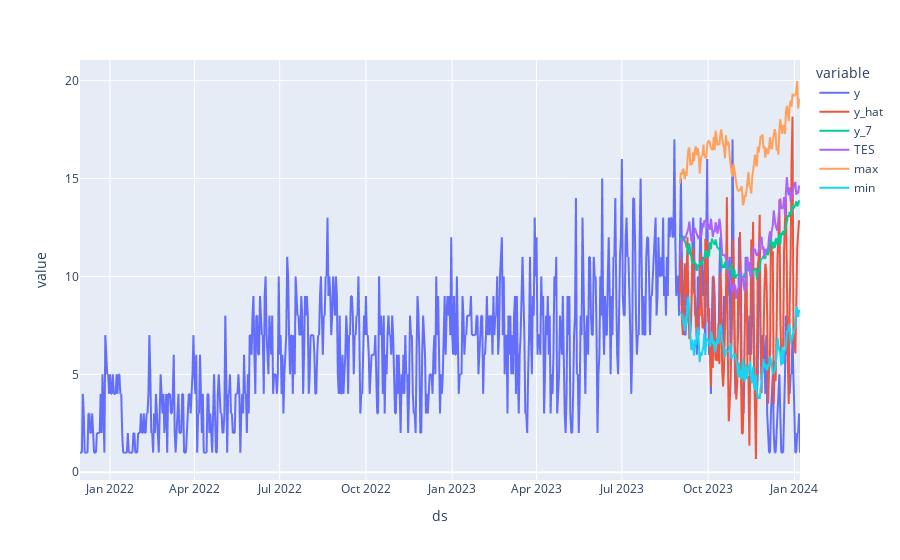

This figure's notebook cell:
### Code cell
px.line(plot_df)

### Figure 1 — Plotly figure (JSON) as saved in the notebook; plotly's stock layout.template omitted (floating-point values rounded to 4 significant figures; data arrays with more than 128 entries replaced by an {"elided": "..."} marker saying what was removed)
{"data": [{"hovertemplate": "variable=y<br>ds=%{x}<br>value=%{y}<extra></extra>", "legendgroup": "y", "line": {"color": "#636efa", "dash": "solid"}, "marker": {"symbol": "circle"}, "mode": "lines", "name": "y", "showlegend": true, "type": "scattergl", "x": {"elided": "767 str values"}, "xaxis": "x", "y": {"elided": "767 int values"}, "yaxis": "y"}, {"hovertemplate": "variable=y_hat<br>ds=%{x}<br>value=%{y}<extra></extra>", "legendgroup": "y_hat", "line": {"color": "#EF553B", "dash": "solid"}, "marker": {"symbol": "circle"}, "mode": "lines", "name": "y_hat", "showlegend": true, "type": "scattergl", "x": {"elided": "767 str values"}, "xaxis": "x", "y": {"elided": "767 float values"}, "yaxis": "y"}, {"hovertemplate": "variable=y_7<br>ds=%{x}<br>value=%{y}<extra></extra>", "legendgroup": "y_7", "line": {"color": "#00cc96", "dash": "solid"}, "marker": {"symbol": "circle"}, "mode": "lines", "name": "y_7", "showlegend": true, "type": "scattergl", "x": {"elided": "767 str values"}, "xaxis": "x", "y": {"elided": "767 float values"}, "yaxis": "y"}, {"hovertemplate": "variable=TES<br>ds=%{x}<br>value=%{y}<extra></extra>", "legendgroup": "TES", "line": {"color": "#ab63fa", "dash": "solid"}, "marker": {"symbol": "circle"}, "mode": "lines", "name": "TES", "showlegend": true, "type": "scattergl", "x": {"elided": "767 str values"}, "xaxis": "x", "y": {"elided": "767 float values"}, "yaxis": "y"}, {"hovertemplate": "variable=max<br>ds=%{x}<br>value=%{y}<extra></extra>", "legendgroup": "max", "line": {"color": "#FFA15A", "dash": "solid"}, "marker": {"symbol": "circle"}, "mode": "lines", "name": "max", "showlegend": true, "type": "scattergl", "x": {"elided": "767 str values"}, "xaxis": "x", "y": {"elided": "767 float values"}, "yaxis": "y"}, {"hovertemplate": "variable=min<br>ds=%{x}<br>value=%{y}<extra></extra>", "legendgroup": "min", "line": {"color": "#19d3f3", "dash": "solid"}, "marker": {"symbol": "circle"}, "mode": "lines", "name": "min", "showlegend": true, "type": "scattergl", "x": {"elided": "767 str values"}, "xaxis": "x", "y": {"elided": "767 float values"}, "yaxis": "y"}], "layout": {"legend": {"title": {"text": "variable"}, "tracegroupgap": 0}, "margin": {"t": 60}, "xaxis": {"anchor": "y", "domain": [0, 1], "title": {"text": "ds"}}, "yaxis": {"anchor": "x", "domain": [0, 1], "title": {"text": "value"}}}}
